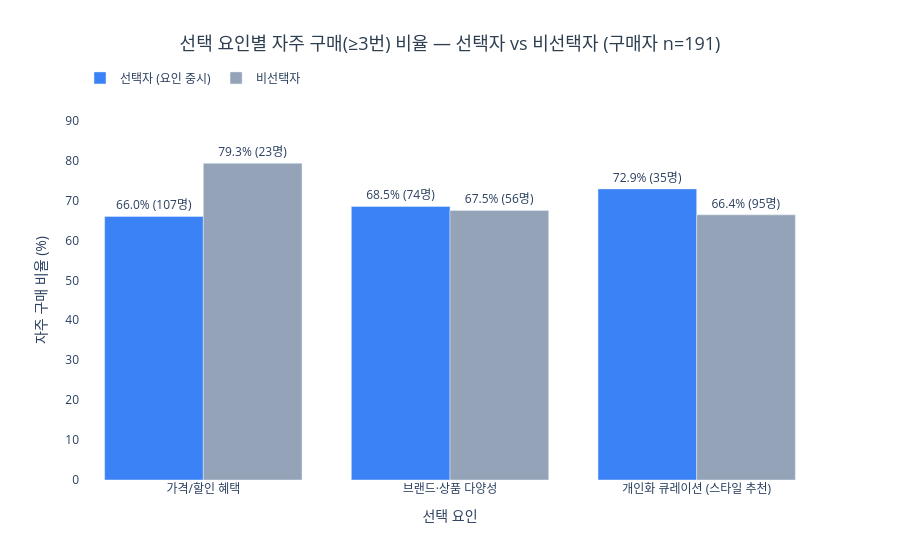

Notebook code for this chart:
### Code cell
# 시각화 — 요인별 선택자 vs 비선택자의 '자주 구매' 비율 비교
fig = go.Figure()
fig.add_trace(go.Bar(
    name='선택자 (요인 중시)',
    x=result_df['요인'],
    y=result_df['선택자_자주구매%'],
    marker_color='#3B82F6',
    text=[f'{pct:.1f}% ({n}명)' for pct, n in zip(result_df['선택자_자주구매%'], result_df['선택자_자주구매수'])],
    textposition='outside'
))
fig.add_trace(go.Bar(
    name='비선택자',
    x=result_df['요인'],
    y=result_df['비선택자_자주구매%'],
    marker_color='#94A3B8',
    text=[f'{pct:.1f}% ({n}명)' for pct, n in zip(result_df['비선택자_자주구매%'], result_df['비선택자_자주구매수'])],
    textposition='outside'
))
fig.update_layout(
    barmode='group',
    title=dict(text=f'선택 요인별 자주 구매(≥3번) 비율 — 선택자 vs 비선택자 (구매자 n={int(buyers_mask.sum())})', x=0.5, xanchor='center', font=dict(size=18, color='#2c3e50')),
    xaxis_title='선택 요인',
    yaxis_title='자주 구매 비율 (%)',
    yaxis=dict(range=[0, max(result_df['선택자_자주구매%'].max(), result_df['비선택자_자주구매%'].max()) * 1.2]),
    plot_bgcolor='white',
    legend=dict(orientation='h', yanchor='bottom', y=1.02)
)
fig.show()

### Figure 1 — Plotly figure (JSON) as saved in the notebook; plotly's stock layout.template omitted (floating-point values rounded to 4 significant figures)
{"data": [{"marker": {"color": "#3B82F6"}, "name": "선택자 (요인 중시)", "text": ["66.0% (107명)", "68.5% (74명)", "72.9% (35명)"], "textposition": "outside", "type": "bar", "x": ["가격/할인 혜택", "브랜드·상품 다양성", "개인화 큐레이션 (스타일 추천)"], "y": [66.0, 68.5, 72.9]}, {"marker": {"color": "#94A3B8"}, "name": "비선택자", "text": ["79.3% (23명)", "67.5% (56명)", "66.4% (95명)"], "textposition": "outside", "type": "bar", "x": ["가격/할인 혜택", "브랜드·상품 다양성", "개인화 큐레이션 (스타일 추천)"], "y": [79.3, 67.5, 66.4]}], "layout": {"barmode": "group", "legend": {"orientation": "h", "y": 1.02, "yanchor": "bottom"}, "plot_bgcolor": "white", "title": {"font": {"color": "#2c3e50", "size": 18}, "text": "선택 요인별 자주 구매(≥3번) 비율 — 선택자 vs 비선택자 (구매자 n=191)", "x": 0.5, "xanchor": "center"}, "xaxis": {"title": {"text": "선택 요인"}}, "yaxis": {"range": [0, 95.16], "title": {"text": "자주 구매 비율 (%)"}}}}
